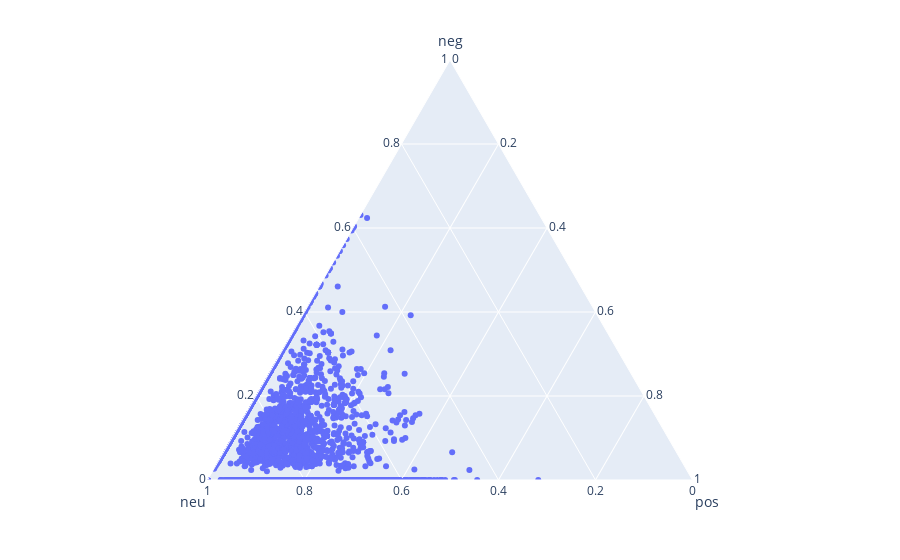

Source (notebook cell):
### Code cell
#vader tool analysis
from vaderSentiment.vaderSentiment import SentimentIntensityAnalyzer

analyzer = SentimentIntensityAnalyzer()
vader_data = []
for sentence in data['Text']:
    vs = analyzer.polarity_scores(sentence)
    vader_data.append(vs)
    #print("{} {}".format(index, vs))
    
fig = px.scatter_ternary(vader_data, a="neg", b="neu", c="pos")
fig.show()

### Figure 1 — Plotly figure (JSON) as saved in the notebook; plotly's stock layout.template omitted (floating-point values rounded to 4 significant figures; data arrays with more than 128 entries replaced by an {"elided": "..."} marker saying what was removed)
{"data": [{"a": {"elided": "5900 float values"}, "b": {"elided": "5900 float values"}, "c": {"elided": "5900 float values"}, "hovertemplate": "neg=%{a}<br>neu=%{b}<br>pos=%{c}<extra></extra>", "legendgroup": "", "marker": {"color": "#636efa", "symbol": "circle"}, "mode": "markers", "name": "", "showlegend": false, "subplot": "ternary", "type": "scatterternary"}], "layout": {"legend": {"tracegroupgap": 0}, "margin": {"t": 60}, "ternary": {"aaxis": {"title": {"text": "neg"}}, "baxis": {"title": {"text": "neu"}}, "caxis": {"title": {"text": "pos"}}, "domain": {"x": [0, 1], "y": [0, 1]}}}}
